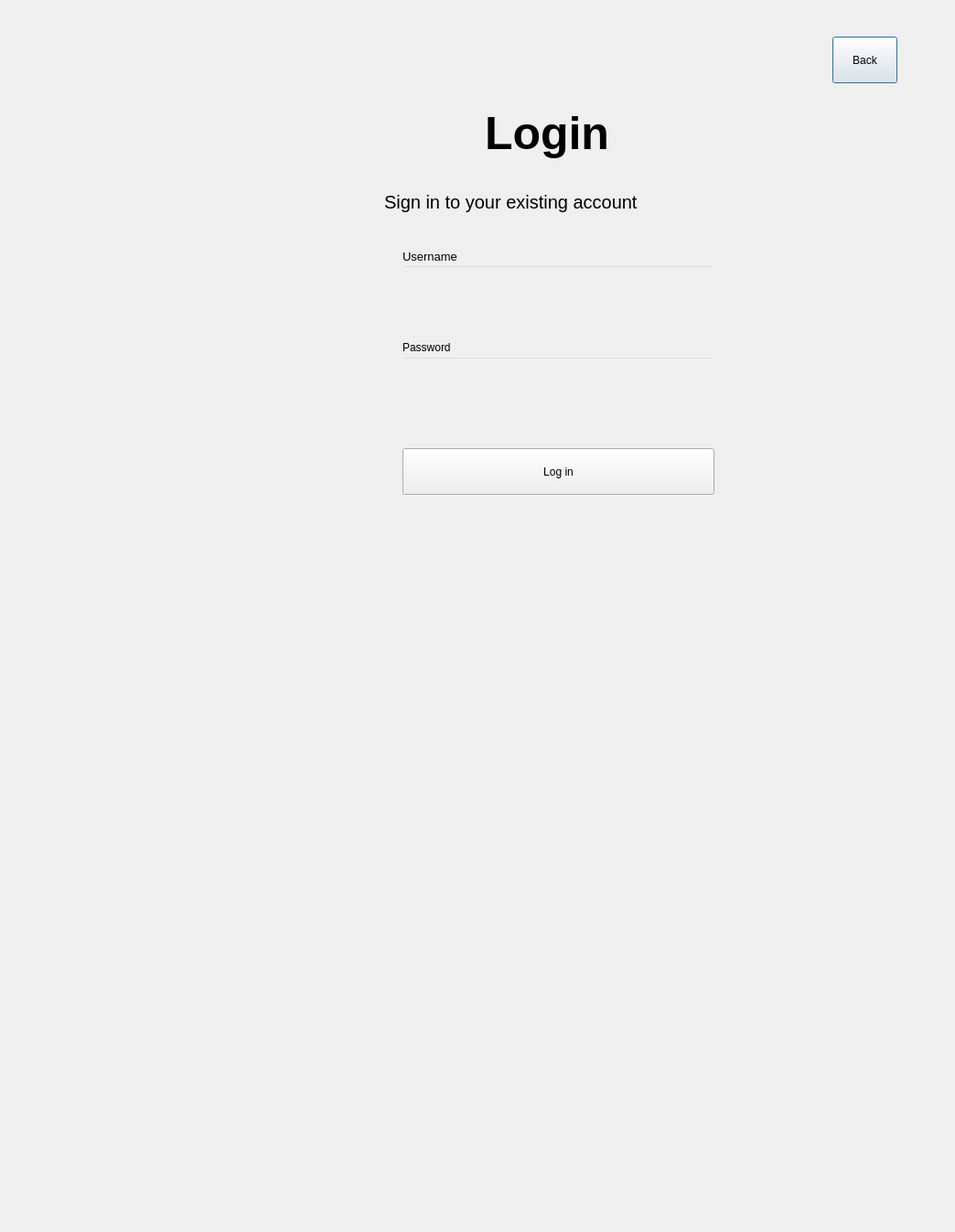
<?xml version="1.0" encoding="UTF-8"?>
<ui version="4.0">
 <class>Dialog</class>
 <widget class="QDialog" name="Dialog">
  <property name="geometry">
   <rect>
    <x>0</x>
    <y>0</y>
    <width>1044</width>
    <height>1347</height>
   </rect>
  </property>
  <property name="windowTitle">
   <string>Dialog</string>
  </property>
  <widget class="QWidget" name="bgwidget" native="true">
   <property name="geometry">
    <rect>
     <x>0</x>
     <y>0</y>
     <width>1201</width>
     <height>801</height>
    </rect>
   </property>
   <property name="styleSheet">
    <string notr="true"/>
   </property>
   <widget class="QLabel" name="login_label1">
    <property name="geometry">
     <rect>
      <x>530</x>
      <y>110</y>
      <width>151</width>
      <height>71</height>
     </rect>
    </property>
    <property name="styleSheet">
     <string notr="true">font:  bold 50px;
 qproperty-alignment: AlignCenter;</string>
    </property>
    <property name="text">
     <string>Login</string>
    </property>
   </widget>
   <widget class="QLabel" name="login_label_2">
    <property name="geometry">
     <rect>
      <x>420</x>
      <y>200</y>
      <width>391</width>
      <height>41</height>
     </rect>
    </property>
    <property name="styleSheet">
     <string notr="true">font: 20px;
qproperty-alignment: AlignCenter;</string>
    </property>
    <property name="text">
     <string>Sign in to your existing account</string>
    </property>
   </widget>
   <widget class="QPushButton" name="login">
    <property name="geometry">
     <rect>
      <x>440</x>
      <y>490</y>
      <width>341</width>
      <height>51</height>
     </rect>
    </property>
    <property name="styleSheet">
     <string notr="true"/>
    </property>
    <property name="text">
     <string>Log in</string>
    </property>
   </widget>
   <widget class="QLineEdit" name="emailfield">
    <property name="geometry">
     <rect>
      <x>440</x>
      <y>290</y>
      <width>341</width>
      <height>51</height>
     </rect>
    </property>
    <property name="styleSheet">
     <string notr="true">background-color:rgba(0,0,0,0);
font: 12pt &quot;MS Shell Dlg 2&quot;;</string>
    </property>
   </widget>
   <widget class="QLineEdit" name="passwordfield">
    <property name="geometry">
     <rect>
      <x>440</x>
      <y>390</y>
      <width>341</width>
      <height>51</height>
     </rect>
    </property>
    <property name="styleSheet">
     <string notr="true">background-color:rgba(0,0,0,0);
font: 12pt &quot;MS Shell Dlg 2&quot;;</string>
    </property>
   </widget>
   <widget class="QLabel" name="login_label_4">
    <property name="geometry">
     <rect>
      <x>440</x>
      <y>270</y>
      <width>81</width>
      <height>20</height>
     </rect>
    </property>
    <property name="font">
     <font>
      <family>MS Shell Dlg 2</family>
      <pointsize>10</pointsize>
      <italic>false</italic>
      <bold>false</bold>
     </font>
    </property>
    <property name="styleSheet">
     <string notr="true"/>
    </property>
    <property name="text">
     <string>Username</string>
    </property>
   </widget>
   <widget class="QLabel" name="login_label_3">
    <property name="geometry">
     <rect>
      <x>440</x>
      <y>370</y>
      <width>81</width>
      <height>20</height>
     </rect>
    </property>
    <property name="styleSheet">
     <string notr="true"/>
    </property>
    <property name="text">
     <string>Password</string>
    </property>
   </widget>
   <widget class="QLabel" name="error">
    <property name="geometry">
     <rect>
      <x>440</x>
      <y>456</y>
      <width>541</width>
      <height>20</height>
     </rect>
    </property>
    <property name="styleSheet">
     <string notr="true">font: 12pt &quot;MS Shell Dlg 2&quot;; color:red;</string>
    </property>
    <property name="text">
     <string/>
    </property>
   </widget>
   <widget class="QPushButton" name="back">
    <property name="geometry">
     <rect>
      <x>910</x>
      <y>40</y>
      <width>71</width>
      <height>51</height>
     </rect>
    </property>
    <property name="styleSheet">
     <string notr="true"/>
    </property>
    <property name="text">
     <string>Back</string>
    </property>
    <property name="iconSize">
     <size>
      <width>30</width>
      <height>30</height>
     </size>
    </property>
    <property name="default">
     <bool>true</bool>
    </property>
    <property name="flat">
     <bool>false</bool>
    </property>
   </widget>
  </widget>
 </widget>
 <resources>
  <include location="icons.qrc"/>
 </resources>
 <connections/>
</ui>
